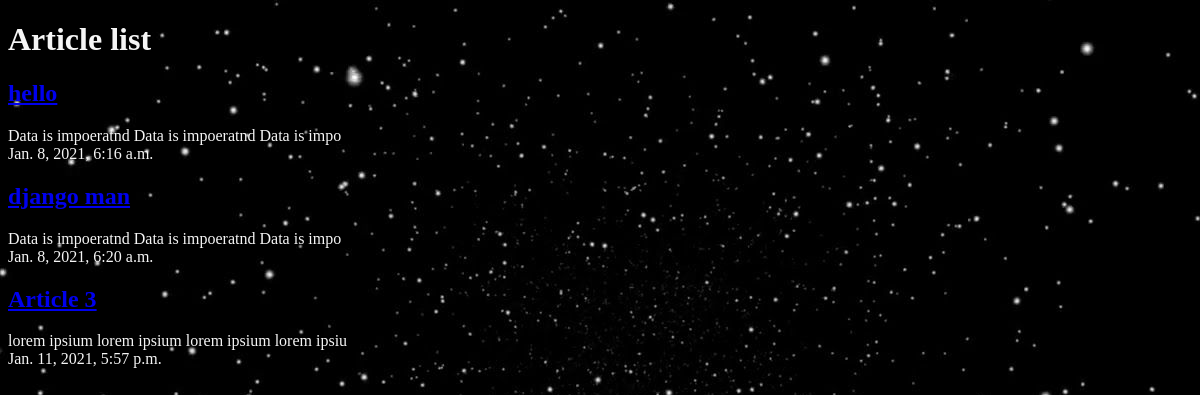
/articles/, run on an earlier commit of the app's database.
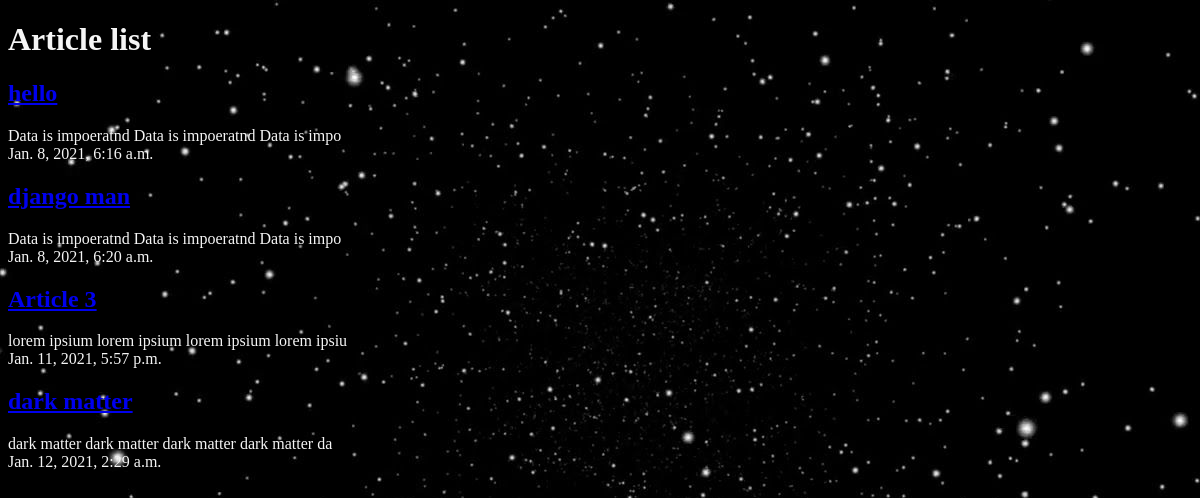
And on a later commit of the database.
### articles/models.py (models this page shows, shortened)
class Article(models.Model):
    title = models.CharField(max_length = 100)
    slug = models.SlugField()
    body = models.TextField()
    date = models.DateTimeField(auto_now_add = True)
    thumb = models.ImageField('default.png', blank = True)
    def snippenBody(self):
        return self.body[:50]

### articles/views.py (the view)
# urls.py: path('', views.articles_list, name='list'),
def articles_list(request):
    articles = Article.objects.all().order_by('date')
    return render(request, 'articles/article_list.html', {'articles': articles})

### articles/templates/articles/article_list.html
{% extends 'commen.html' %}
{% block content %}
    <h1>Article list</h1>
    <div>
        {% for article in articles %}
        <h2><a href="{% url 'articles:details' page=article.slug %}">{{article.title}}</a></h2>
        <div>
            {{article.snippenBody}}
        </div>
        <div>
            {{article.date}}
        </div>
        {% endfor %}
    </div>
{% endblock %}

### templates/commen.html (shortened to what this page needs)
<!DOCTYPE html>
<html lang="en">
<head>
    {% load static %}
    <link href="{% static 'CSS/style.css' %}" rel='stylesheet'>
</head>
<body>
    {% block content %}
    {% endblock %}
</body>
</html>

### static/CSS/style.css (style rules this page uses)
body { background-color: blue; background-image: url(/static/yo.jpg); color:whitesmoke; }

What changed in the data, as far as the page shows it:
added Article: title "dark matter", snippenBody "dark matter dark matter dark matter dark matter da", date "Jan. 12, 2021, 2:29 a.m."
